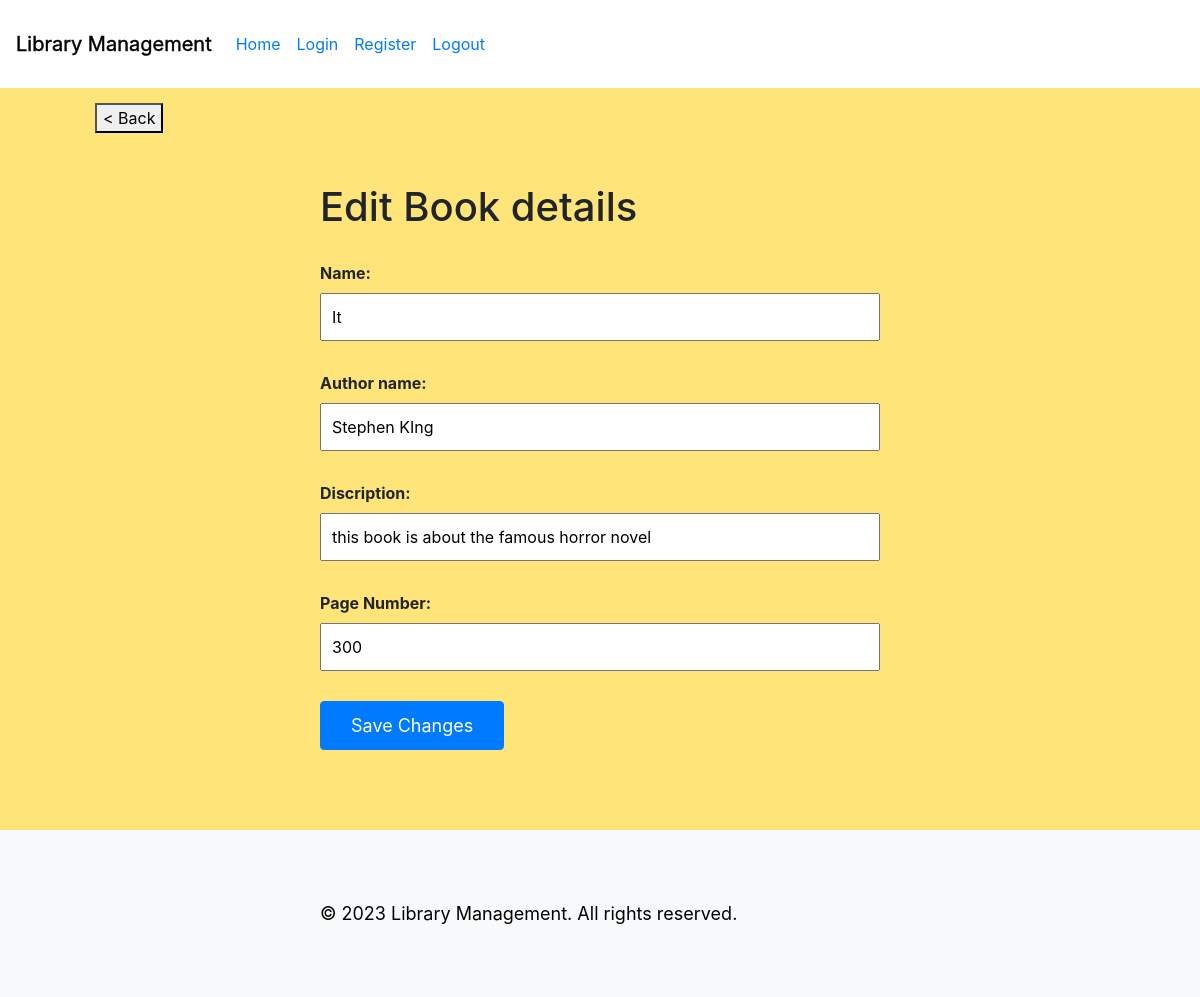
/EditBooks/2, run on the app's committed database.
### poco/models.py (models this page shows, shortened)
class Books(models.Model):
    connection =models.ForeignKey(Section,on_delete=models.CASCADE)
    book_name = models.CharField(max_length=50)
    discription = models.TextField(max_length=500)
    photo = models.ImageField(upload_to="./static/images")
    author_name = models.CharField(max_length=40)
    page_number = models.IntegerField()

### poco/views.py (the view)
# urls.py: path('EditBooks/<int:id>',views.EditBooks,name="EditBooks"),
def EditBooks(request,id):
    book_obj = Books.objects.get(id = id)
    return render(request,"EditBooks.html",{"book_obj":book_obj})

### poco/templates/EditBooks.html (shortened to what this page needs)
{% extends 'index.html' %}
{% load static %}
{% block content %}
    <div class="container">
        <h1>Edit Book details</h1>
        <form action="/saveBookChanges" method="POST">
            <div class="form-group">
                <label for="name">Name:</label>
                <input type="text" id="name" name="name" value="{{book_obj.book_name}}">
            </div>
            <div class="form-group">
                <label for="email">Author name:</label>
                <input type="text" id="email" name="aname" value="{{book_obj.author_name}}">
            </div>
            <div class="form-group">
                <label for="department">Discription:</label>
                <input type="text" id="department" name="discription" value="{{book_obj.discription}}">
            </div>
            <div class="form-group">
                <label for="phone">Page Number:</label>
                <input type="number" id="phone" name="pno" value="{{book_obj.page_number}}">
            </div>
            <div class="form-group">
                <button type="submit" class="btn btn-primary">Save Changes</button>
            </div>
        </form>
    </div>
    {% endblock content %}

### poco/templates/index.html (style rules this page uses)
body { background-color: #f8f9fa; }
.container { margin: 0; padding: 50px 20px; text-align: left; margin-left: auto; margin-right: auto; }
h1 { margin-bottom: 30px; }
.btn { font-size: 18px; padding: 10px 30px; }
.btn-primary { background-color: #007bff; border-color: #007bff; }

### poco/templates/EditBooks.html (style rules this page uses)
body { background-color: #f8f9fa; }
.container { max-width: 600px; margin: 0 auto; padding: 50px 20px; }
h1 { margin-bottom: 30px; }
.form-group { margin-bottom: 30px; }
.form-group label { font-weight: bold; }
.form-group input { width: 100%; padding: 10px; font-size: 16px; }
.btn { font-size: 18px; padding: 10px 30px; }
.btn-primary { background-color: #007bff; border-color: #007bff; }

### data on the page
Books: name "It", aname "Stephen KIng", discription "this book is about the famous horror novel", pno "300"
